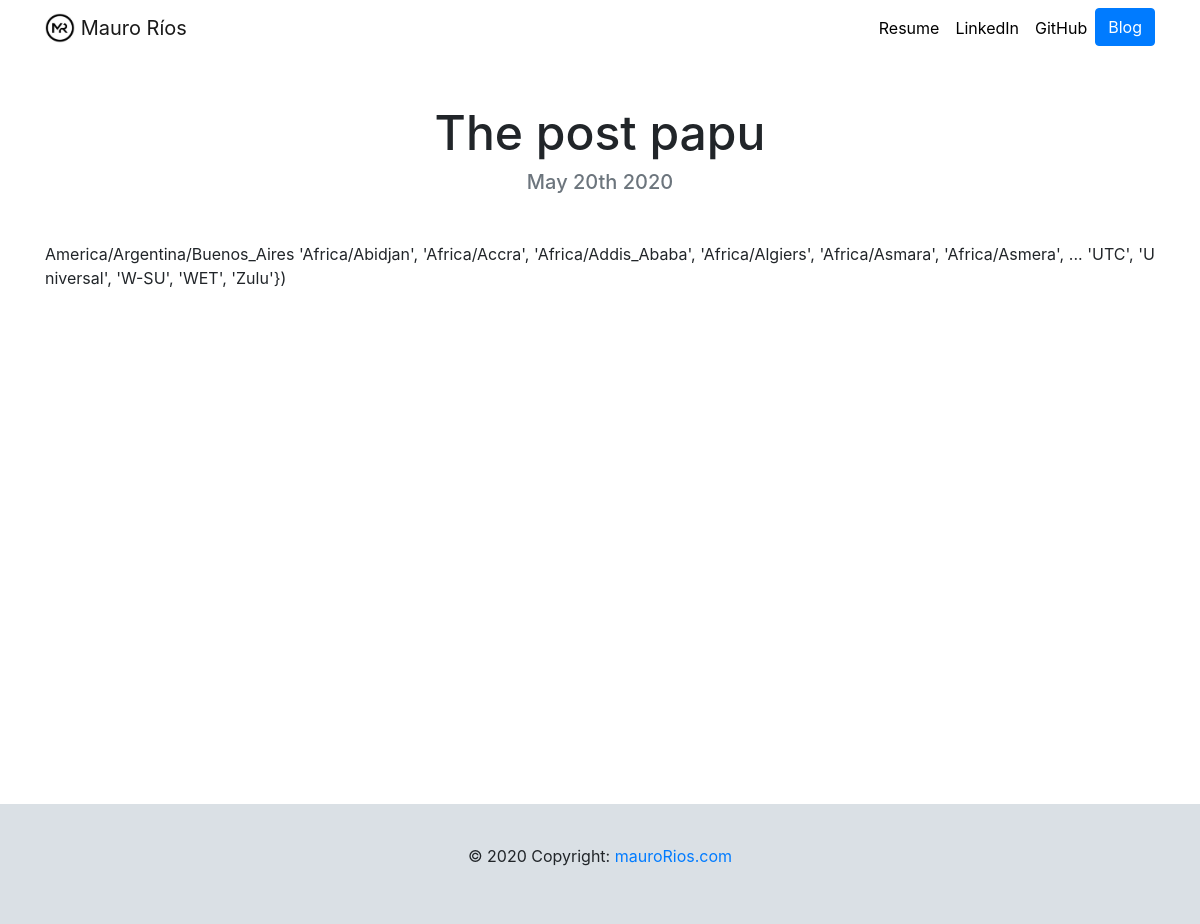
/blog/13/, run on an earlier commit of the app's database.
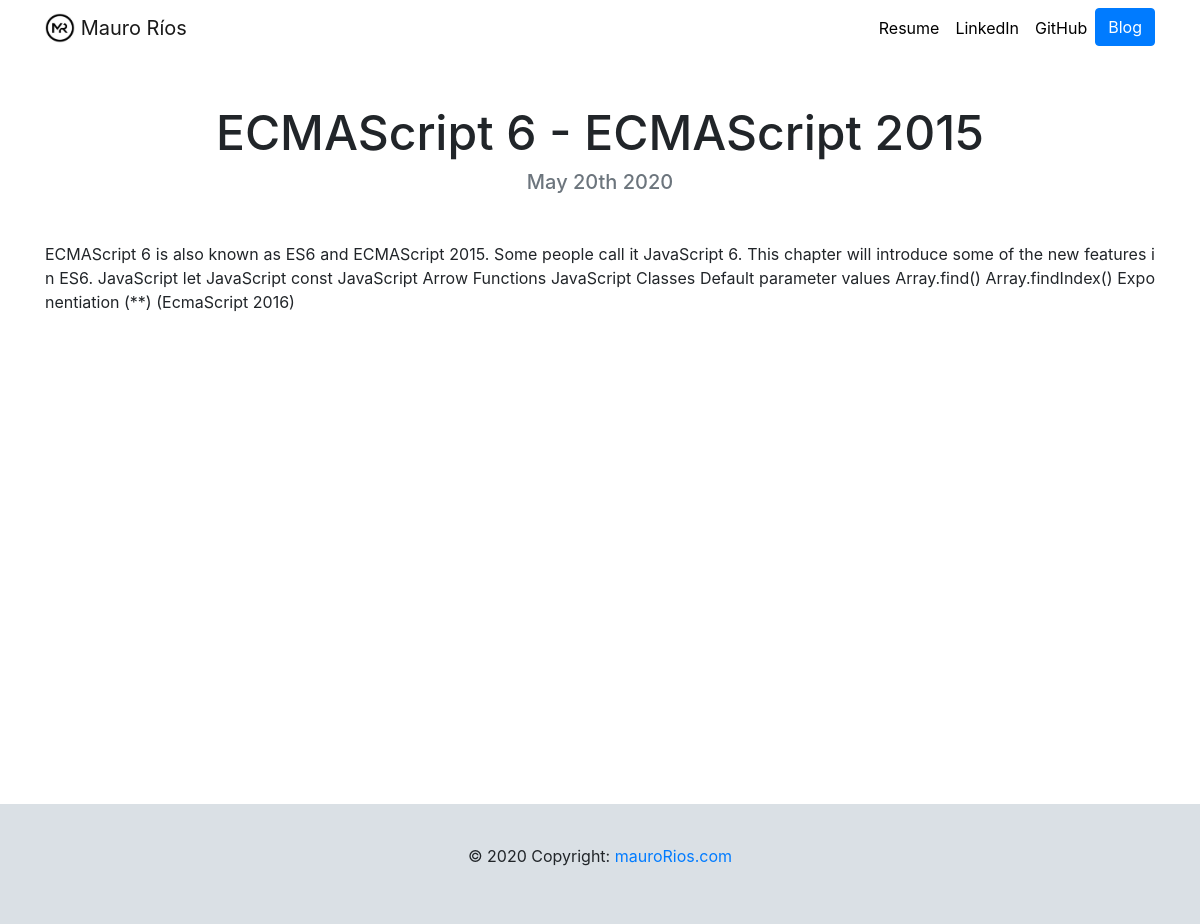
And on a later commit of the database.
### blog/models.py (models this page shows, shortened)
class Blog(models.Model):
    title = models.CharField(max_length=200)
    description = models.TextField()
    date = models.DateField(default=datetime.date.today) # I saved the day with this.

### blog/views.py (the view)
# urls.py: path('<int:blog_id>/', views.detail, name='detail'),
def detail(request, blog_id):
    blog = get_object_or_404(Blog, pk=blog_id)
    return render(request, 'blog/detail.html',{'blog':blog})

### blog/templates/blog/detail.html
{% extends "portfolio/base.html" %}
{% load static %}
{% block content %}
<h1 class="text-center mt-5" id="blogdetailtitle">{{ blog.title }}</h1>
<h5 class="text-center text-muted mb-5">{{ blog.date|date:'F jS Y'  }}</h5>
<div class="text-justify">
    <p id="blogdetaildesc">{{ blog.description|safe}}</p>
</div>
{% endblock %}

What changed in the data, as far as the page shows it:
changed Blog: title "The post papu" → "ECMAScript 6 - ECMAScript 2015"; description "America/Argentina/Buenos_Aires 'Africa/Abidjan', 'Africa/Accra', 'Africa/Addis_Ababa', 'Africa/Algiers', 'Africa/Asmara', 'Africa/Asmera', ... 'UTC', 'Universal', 'W-SU', 'WET', 'Zulu'})" → "ECMAScript 6 is also known as ES6 and ECMAScript 2015. Some people call it JavaScript 6. This chapter will introduce some of the new features in ES6. JavaScript let JavaScript const JavaScript Arrow Functions JavaScript Classes Default parameter values Array.find() Array.findIndex() Exponentiation (**) (EcmaScript 2016)"
